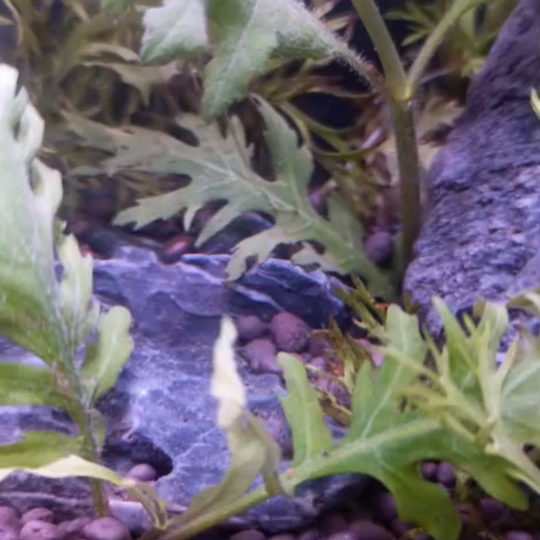
#> input picture frame 14 of BGFG/Src/Shrimp.mp4, 540 x 540 px
$ python GMM-FGBG.py
#> lines starting #> are read from the running program, lines starting #| are printed output that depends on the picture
'''
We process the video as a temporal series of frames
with dimensions (N,rows,cols).

For every individual pixel coordinate, we model the
intensity distribution over time by fitting a
Gaussian Mixture Model (GMM) with three components (K=3).

The Core Hypotheses:

1) Background (BG): These pixels are persistent and stable.
Therefore, the background component will have a
high weight (frequency) and a low spread/variance (stability).

2) Foreground (FG): These pixels represent transient changes
or moving objects. Their distributions typically exhibit lower
weights and higher spreads due to their inconsistent nature.

Classification :

a) Identify the BG Gaussian: For each pixel, we evaluate the three
fitted Gaussians and select the one that maximizes the
ratio weight/spread. This component represents our most reliable
background model, providing us with its specific
mean and standard deviation.

b) To classify the current frame, we determine if the observed
pixel value falls within a statistical "confidence interval"
defined by T standard deviations (where T is our threshold).

c) Decision :
If | pixelvalue - meanbg | > T * stdbg -> FG
else its -> BG
'''

import cv2 as cv
import numpy as np
from sklearn.mixture import GaussianMixture
import sys

# Load video file
videofile = "Shrimp.mp4"
cap = cv.VideoCapture(videofile)
frames = []
originalresized = []

print("Step 1: Collecting and Smashing Frames...")
while True:
    ret, frame = cap.read()
#> frame is the input picture: shape (540, 540, 3); mean B, G, R 113.2, 105.1, 111.2
    if not ret or frame is None:
        break

    # Smash dimensions to 1/4 size
    h, w, _ = frame.shape
#> h = 540; w = 540
    newsize = (w // 4, h // 4)
#> newsize = (135, 135)
    framesm = cv.resize(frame, newsize)
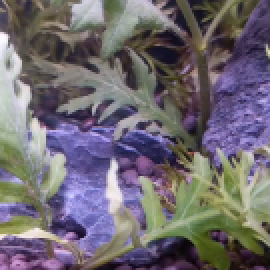
#> framesm: shape (135, 135, 3) (shown 2 times larger); mean B, G, R 113.3, 105.2, 111.4

    # Store grayscale for GMM and color for final stack
    grayframe = cv.cvtColor(framesm, cv.COLOR_BGR2GRAY)
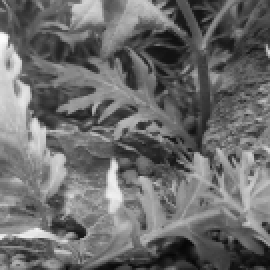
#> grayframe: shape (135, 135) (shown 2 times larger); min 7, max 252, mean 108
    frames.append(grayframe)
    originalresized.append(framesm)

cap.release()

# Convert frame list to temporal array
videoarray = np.array(frames)
N, rows, cols = videoarray.shape
# Flatten spatial dims to get a timeline per pixel
pixelsequences = videoarray.reshape(N, -1).T
totalpixels = rows * cols

# Mask storage for all frames
allmasks = np.zeros((N, rows, cols), dtype=np.uint8)

print(f"Step 2: Fitting GMM for {totalpixels} pixels...")

# Core statistical loop
for i in range(totalpixels):
    # Extract historical intensity for a single pixel
    pixelhistory = pixelsequences[i].reshape(-1, 1)

    # Model the pixel using 3 Gaussians
    gmm = GaussianMixture(n_components=3, covariance_type='spherical', reg_covar=1e-2)
    gmm.fit(pixelhistory)

    # Get GMM parameters
    weights = gmm.weights_
    variances = gmm.covariances_
    means = gmm.means_.flatten()

    # Define background component using weight-to-spread ratio
    bgidx = np.argmax(weights / (variances + 1e-6))
    bgmean = means[bgidx]
    bgstd = np.sqrt(variances[bgidx])

    # Classify foreground points based on standard deviation distance
    diffs = np.abs(pixelsequences[i] - bgmean)
    isfg = diffs > (4.5 * bgstd)

    # Map results back to 2D image coordinates
    r, c = divmod(i, cols)
    allmasks[:, r, c] = isfg.astype(np.uint8) * 255

    # Display progress
    if i % 500 == 0 or i == totalpixels - 1:
        percentdone = (i / totalpixels) * 100
        sys.stdout.write(f"\r{percentdone:.1f}% done")
        sys.stdout.flush()

print("\nStep 3: Vertical Stacking and Saving Output.mp4...")

# Setup video writer for vertical output
fourcc = cv.VideoWriter_fourcc(*'mp4v')
mergedvideoout = cv.VideoWriter("Output.mp4", fourcc, 20.0, (cols, rows * 2))

for t in range(N):
    # Smooth the binary mask to remove salt-and-pepper noise
    maskclean = cv.medianBlur(allmasks[t], 5)
    maskbgr = cv.cvtColor(maskclean, cv.COLOR_GRAY2BGR)

    # Combine original frame and binary change mask vertically
    stackedrect = np.vstack((originalresized[t], maskbgr))

    mergedvideoout.write(stackedrect)

    if cv.waitKey(10) == ord('q'):
        break

mergedvideoout.release()
cv.destroyAllWindows()
print("Success! Processed video saved as Output.mp4")

$ run again, starting later in the video
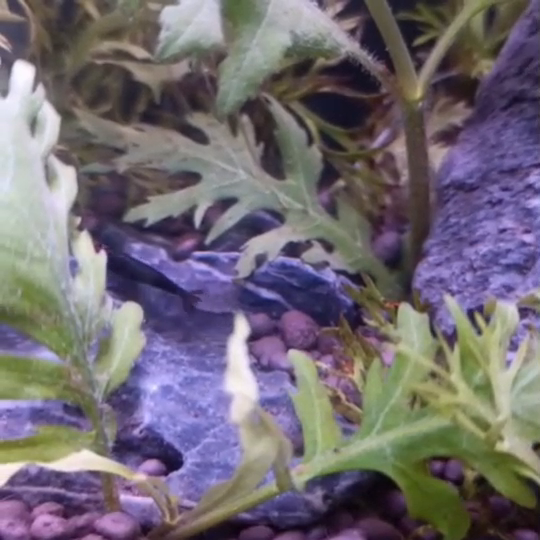
#> input picture frame 66 of BGFG/Src/Shrimp.mp4, 540 x 540 px
#> frame is the input picture: shape (540, 540, 3); mean B, G, R 114.9, 106.1, 113.2
#> `framesm = cv.resize(frame, newsize)`:
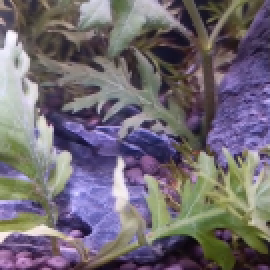
#> framesm: shape (135, 135, 3) (shown 2 times larger); mean B, G, R 115, 106.1, 113.3
#> `grayframe = cv.cvtColor(framesm, cv.COLOR_BGR2GRAY)`:
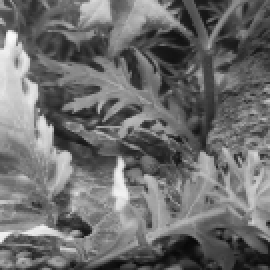
#> grayframe: shape (135, 135) (shown 2 times larger); min 9, max 251, mean 109.3

$ run again, starting later in the video
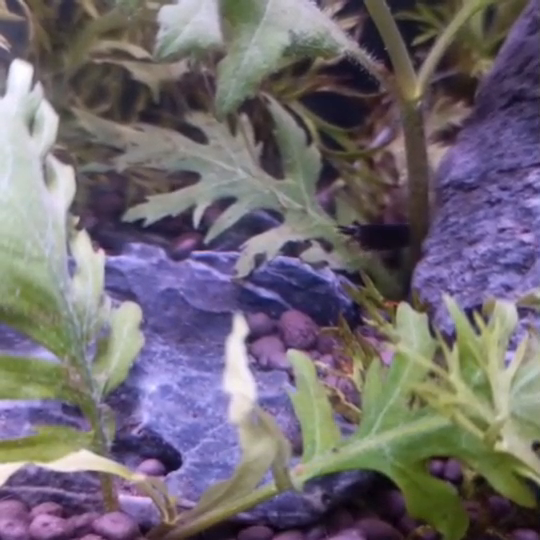
#> input picture frame 117 of BGFG/Src/Shrimp.mp4, 540 x 540 px
#> frame is the input picture: shape (540, 540, 3); mean B, G, R 114.6, 106, 112.7
#> `framesm = cv.resize(frame, newsize)`:
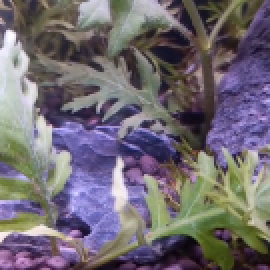
#> framesm: shape (135, 135, 3) (shown 2 times larger); mean B, G, R 114.7, 106.1, 112.8
#> `grayframe = cv.cvtColor(framesm, cv.COLOR_BGR2GRAY)`:
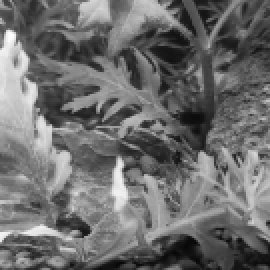
#> grayframe: shape (135, 135) (shown 2 times larger); min 6, max 253, mean 109.1
